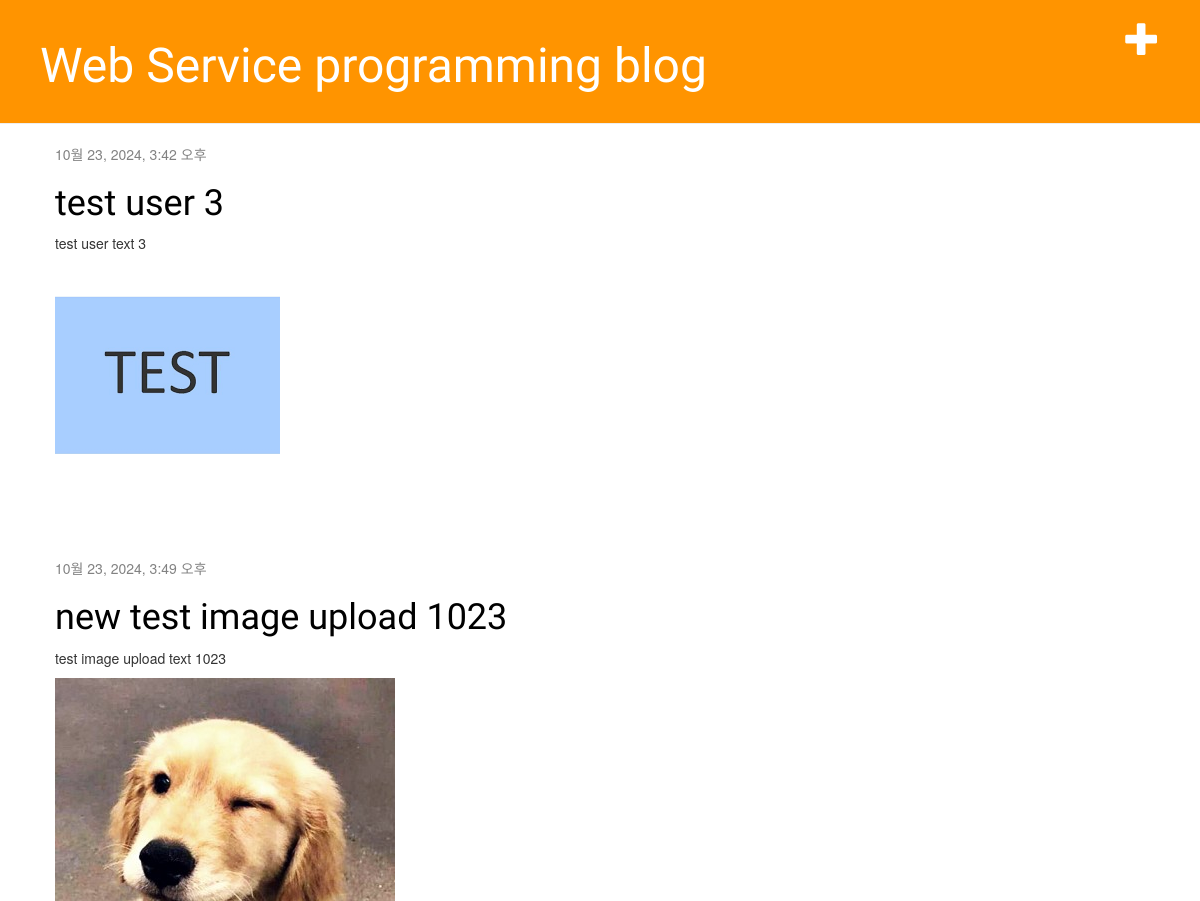
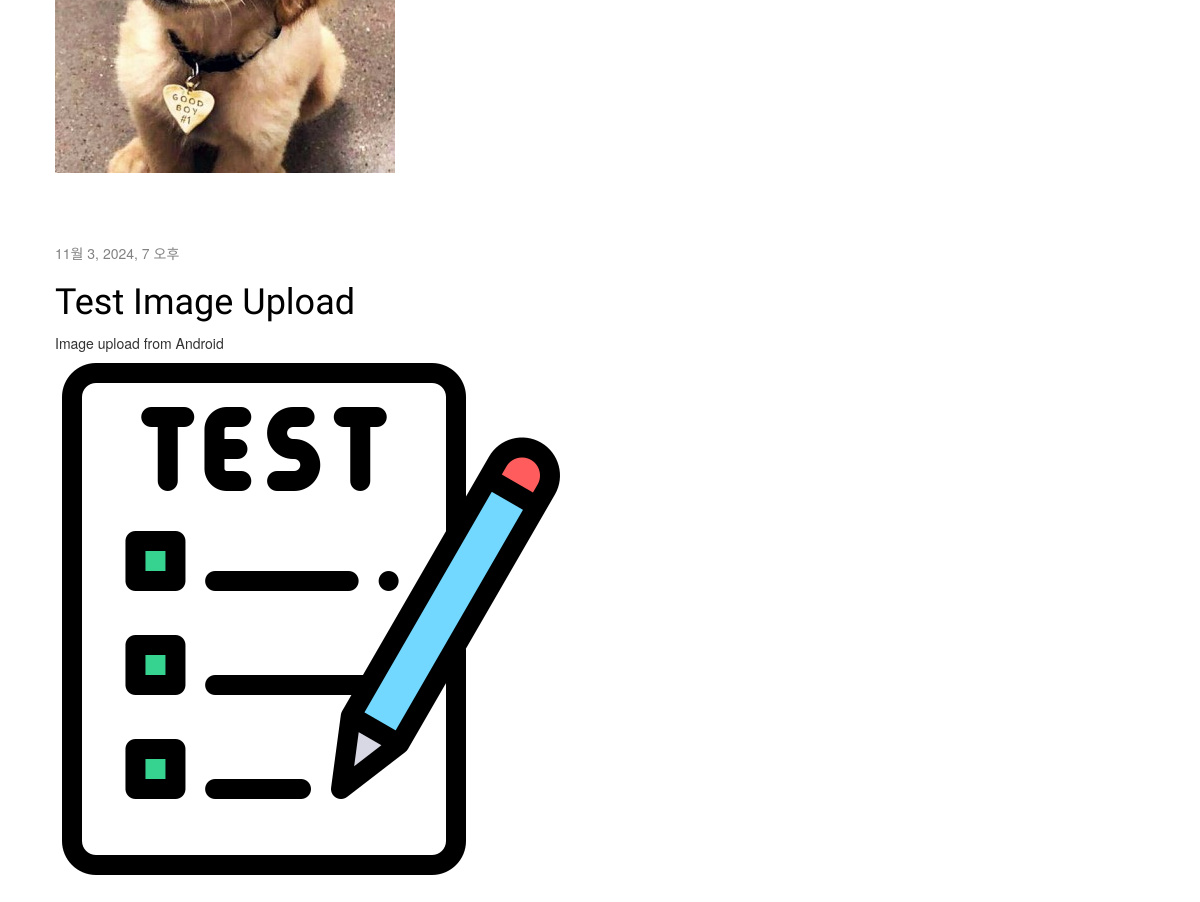
Before: / with the older database file (2 pictures, top to bottom).
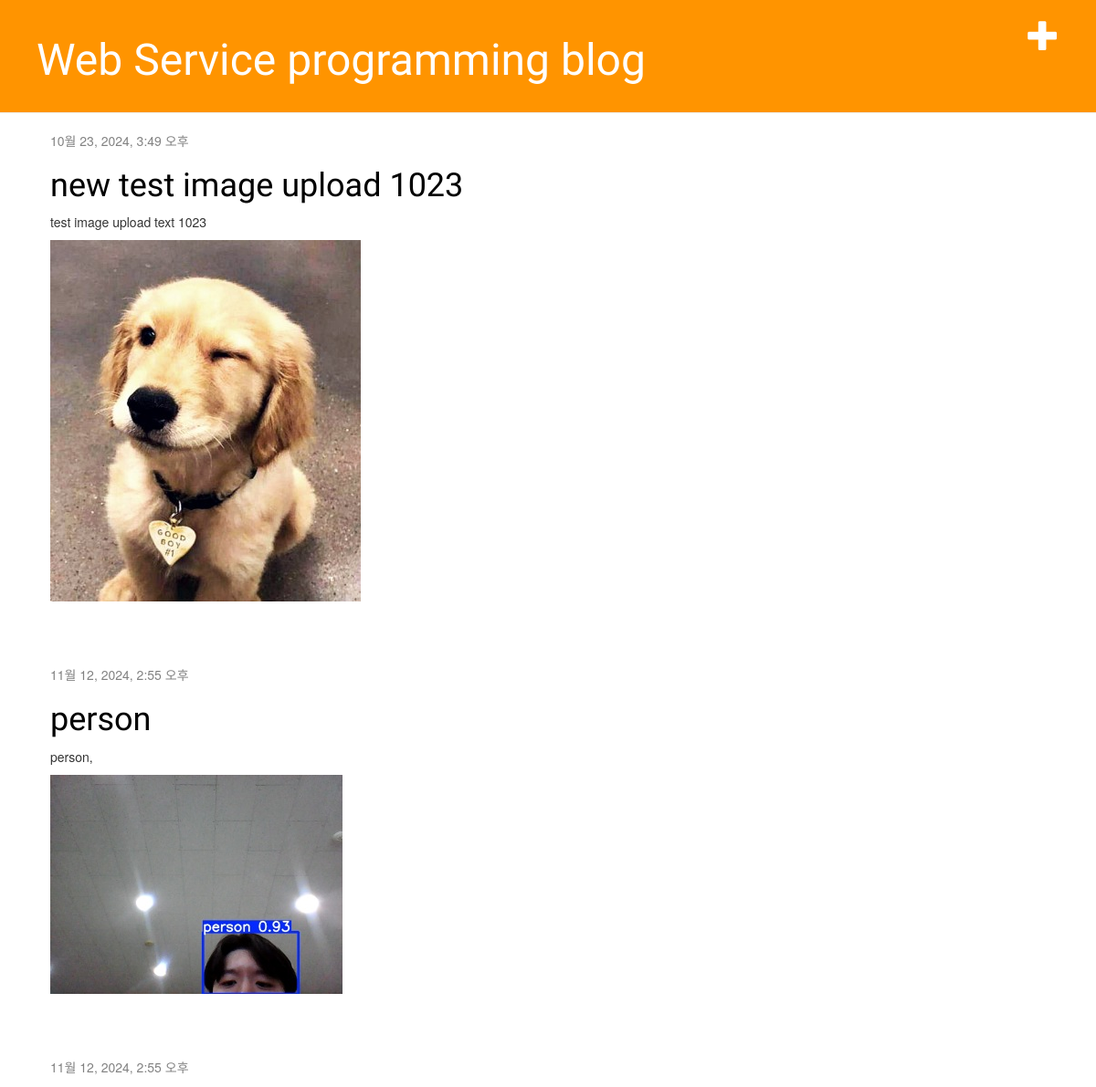
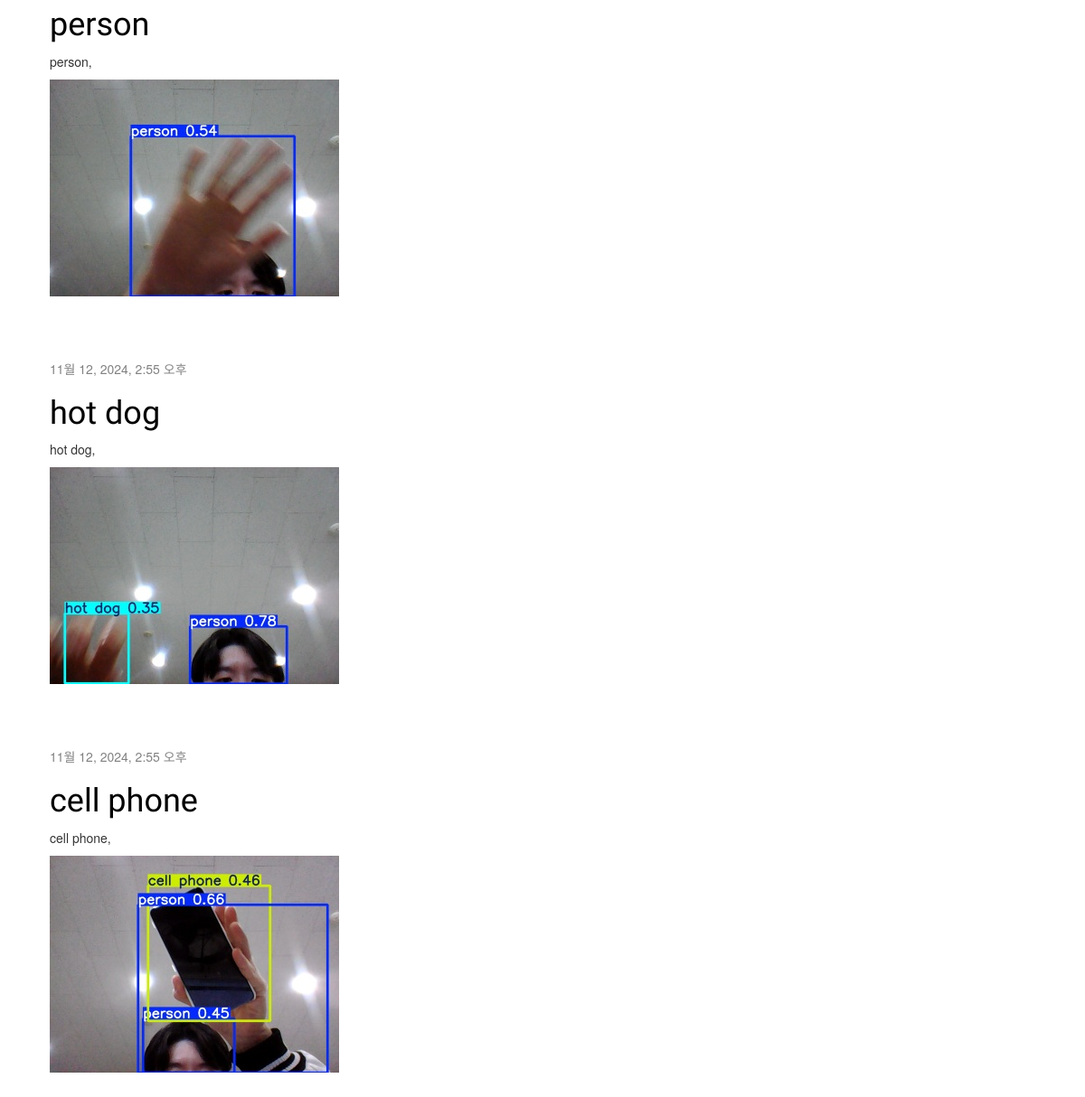
After: the same page with the newer database file (2 pictures, top to bottom).
### blog/models.py (models this page shows)
class Post(models.Model):
    author = models.ForeignKey(settings.AUTH_USER_MODEL, on_delete=models.CASCADE)
    title = models.CharField(max_length=200)
    text = models.TextField()
    created_date = models.DateTimeField(default=timezone.now)
    published_date = models.DateTimeField(blank=True, null=True)
    image = models.ImageField(upload_to='blog_image/%Y/%m/%d/', default='blog_image/default_error.png')

### blog/views.py (the view)
# urls.py: path('', views.post_list, name='post_list'),
def post_list(request):
    posts = Post.objects.filter(published_date__lte=timezone.now()).order_by('published_date')
    return render(request, 'blog/post_list.html', {'posts': posts})

### blog/templates/blog/post_list.html
{% extends 'blog/base.html' %}
{% block content %}
 {% for post in posts %}
 <div class="post">
 <div class="date">
 {{ post.published_date }}
 </div>
 <h1><a href="">{{ post.title }}</a></h1>
 <p>{{ post.text|linebreaksbr }}</p>
 <img src="{{ post.image.url }}" class="rounded blog-image-list" alt="{{post.title}}">
 </div>
 {% endfor %}
{% endblock %}

### blog/templates/blog/base.html (shortened to what this page needs)
{% load static %}
<html>
<head>
<link rel="stylesheet" href="//maxcdn.bootstrapcdn.com/bootstrap/3.2.0/css/bootstrap.min.css">
<link rel="stylesheet" href="//maxcdn.bootstrapcdn.com/bootstrap/3.2.0/css/bootstrap-theme.min.css">
<link rel="stylesheet" href="{% static 'css/blog.css' %}">
</head>
<body>
<div class="page-header">
<a href="{% url 'post_new' %}" class="top-menu"><span class="glyphicon glyphicon-plus"></span></a>
<h1><a href="/">Web Service programming blog</a></h1>
</div>
<div class="content container">
<div class="row">
<div class="col-md-8">
{% block content %}
{% endblock %}
</div>
</div>
</div>
</body>
</html>

### blog/static/css/blog.css (style rules this page uses)
.page-header { background-color: #ff9400; margin-top: 0; padding: 20px 20px 20px 40px; }
.page-header h1, .page-header h1 a, .page-header h1 a:visited, .page-header h1 a:active { color: #ffffff; font-size: 36pt; text-decoration: none; }
.content { margin-left: 40px; }
h1, h2, h3, h4 { font-family: 'Lobster', cursive; }
.date { color: #828282; }
.top-menu, .top-menu:hover, .top-menu:visited { color: #ffffff; float: right; font-size: 26pt; margin-right: 20px; }
.post { margin-bottom: 70px; }
.post h1 a, .post h1 a:visited { color: #000000; }
.blog-image-list { object-fit: cover; }

Changed rows visible on the page:
removed Post: published_date "10월 23, 2024, 3:42 오후", title "test user 3", text "test user text 3", image (picture)
removed Post: published_date "11월 3, 2024, 7 오후", title "Test Image Upload", text "Image upload from Android", image (picture)
added Post: published_date "11월 12, 2024, 2:55 오후", title "person", text "person,", image (picture)
added Post: published_date "11월 12, 2024, 2:55 오후", title "person", text "person,", image (picture)
added Post: published_date "11월 12, 2024, 2:55 오후", title "hot dog", text "hot dog,", image (picture)
added Post: published_date "11월 12, 2024, 2:55 오후", title "cell phone", text "cell phone,", image (picture)
